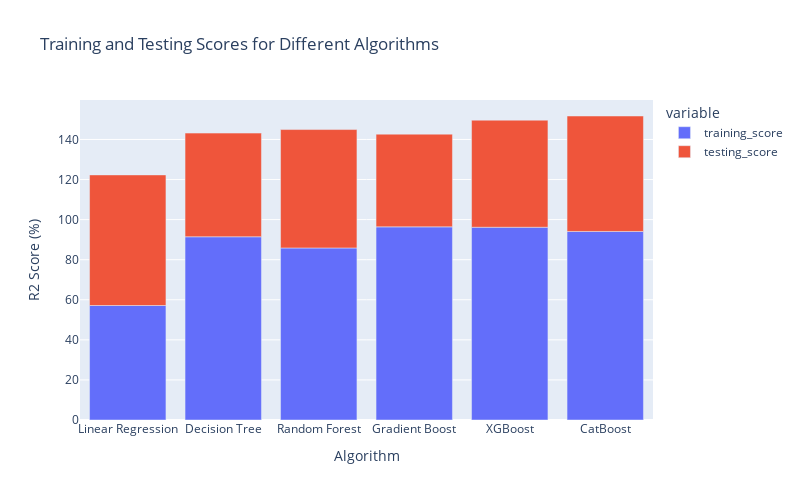

The notebook cell saved with this chart:
### Code cell
import plotly.express as px

# Assuming 'show_results' is your DataFrame with Algorithm, Training Score, and Testing Score columns

fig = px.bar(show_results, x='Algorithm', y=['training_score', 'testing_score'],
             labels={'value': 'R2 Score (%)'},
             title='Training and Testing Scores for Different Algorithms',
             width=800, height=500)



fig.show()

### Figure 1 — Plotly figure (JSON) as saved in the notebook; plotly's stock layout.template omitted (floating-point values rounded to 4 significant figures)
{"data": [{"alignmentgroup": "True", "hovertemplate": "variable=training_score<br>Algorithm=%{x}<br>R2 Score (%)=%{y}<extra></extra>", "legendgroup": "training_score", "marker": {"color": "#636efa", "pattern": {"shape": ""}}, "name": "training_score", "offsetgroup": "training_score", "orientation": "v", "showlegend": true, "textposition": "auto", "type": "bar", "x": ["Linear Regression", "Decision Tree", "Random Forest", "Gradient Boost", "XGBoost", "CatBoost"], "xaxis": "x", "y": [57.14, 91.44, 85.86, 96.38, 96.19, 94.09], "yaxis": "y"}, {"alignmentgroup": "True", "hovertemplate": "variable=testing_score<br>Algorithm=%{x}<br>R2 Score (%)=%{y}<extra></extra>", "legendgroup": "testing_score", "marker": {"color": "#EF553B", "pattern": {"shape": ""}}, "name": "testing_score", "offsetgroup": "testing_score", "orientation": "v", "showlegend": true, "textposition": "auto", "type": "bar", "x": ["Linear Regression", "Decision Tree", "Random Forest", "Gradient Boost", "XGBoost", "CatBoost"], "xaxis": "x", "y": [65.18, 51.74, 59.09, 46.27, 53.44, 57.62], "yaxis": "y"}], "layout": {"barmode": "relative", "height": 500, "legend": {"title": {"text": "variable"}, "tracegroupgap": 0}, "title": {"text": "Training and Testing Scores for Different Algorithms"}, "width": 800, "xaxis": {"anchor": "y", "domain": [0, 1], "title": {"text": "Algorithm"}}, "yaxis": {"anchor": "x", "domain": [0, 1], "title": {"text": "R2 Score (%)"}}}}
